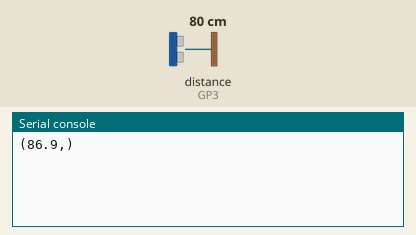
Bench run of a program on a simulated Raspberry Pi Pico running CircuitPython. On the bench: the last lines printed to the serial console. The inputs (shaded band) are chosen by the test bench; at power-on: distance to the obstacle (sensor on GP3) 80 cm. The echo pulse lasts 58.3 µs per cm.

Above: at 1.2 s.
1.3 s: distance to the obstacle (sensor on GP3) set to 2 cm
At 3.5 s:
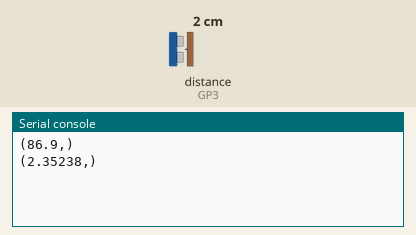
4.0 s: distance to the obstacle (sensor on GP3) set to 4 cm
At 5.0 s:
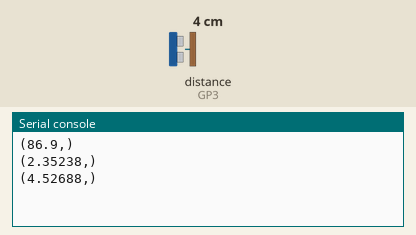
Timing chart, 0 to 7.0 s (numbered marks = the images above; inputs shaded):
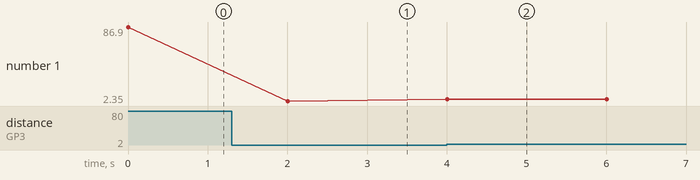

Measured:
- after the input at 1.3 s, the serial console: prints a new line after 0.71 s (image 1)
- after the input at 4.0 s, the serial console: prints a new line at once (image 2)
- plotted number 1: 86.9 → 2.35 after the input at 1.3 s, 2.35 → 4.53 after the input at 4.0 s

The program:

ultrasonic_calib.py
```python
'''
ESC204 2022W Widget Lab 2, Part 11
Task: Calibrate an ultrasonic sensor.
'''

import time
import board
import busio
import adafruit_hcsr04

# Set up the ultrasonic sensor using a library
sonar = adafruit_hcsr04.HCSR04(trigger_pin=board.GP2, echo_pin=board.GP3)

# Take readings and output calibrated values
while True:
    try:
        # Take a reading (no button needed) of the range to the object in front of the sensor
        X = sonar.distance

        # Use calibration data to adjust this value
        real_dist = 1.084*(X-9.044)+10
        print((real_dist,))

    except RuntimeError:
        print("Retrying!")

    time.sleep(2)
```
